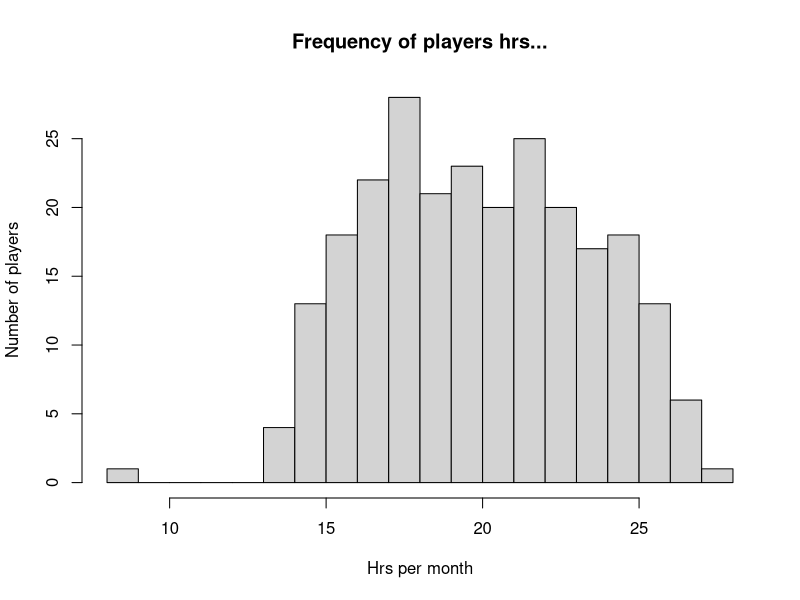

Recreate this plot in R.
# this is where we add our R code

# clear the console
cat('\014')

# some data types
age <- 25
year <- 2023
name <- "niall"
college <- 'DkIT'
isRaining <- TRUE
isSummer <- FALSE
height <- 1.9
games <- c("LOL", "TLOU", "TR", "SMM")

# viewing data in the console
age
games

# forming strings with variables
strAge <- paste("My age is", age)
strAge

print(paste("My age is", age))

# lets open the CSV file
data_survey <- read.csv("data/game_survey_250.csv")
head(data_survey, 10)
tail(data_survey, 4)

summary(data_survey)

hist(data_survey$avg_monthly_hrs_gaming,
     breaks = 15,
     xlab = "Hrs per month",
     ylab = "Number of players",
     main = "Frequency of players hrs...")




